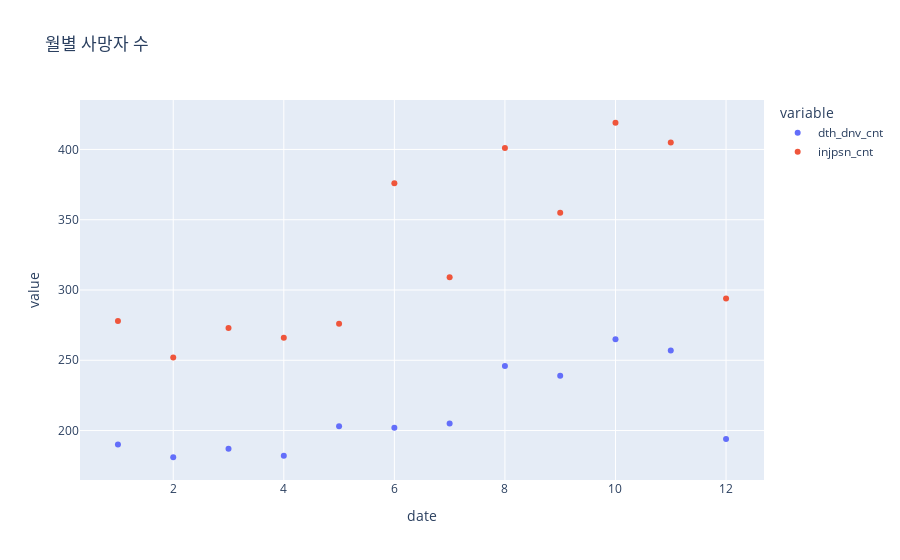

The code cell stored with this chart in its notebook:
### Code cell
fig = px.scatter(df_1.reset_index(), x="date", y=["dth_dnv_cnt", "injpsn_cnt"], title="월별 사망자 수")
fig.show()

### Figure 1 — Plotly figure (JSON) as saved in the notebook; plotly's stock layout.template omitted (floating-point values rounded to 4 significant figures)
{"data": [{"hovertemplate": "variable=dth_dnv_cnt<br>date=%{x}<br>value=%{y}<extra></extra>", "legendgroup": "dth_dnv_cnt", "marker": {"color": "#636efa", "symbol": "circle"}, "mode": "markers", "name": "dth_dnv_cnt", "orientation": "v", "showlegend": true, "type": "scatter", "x": [1, 2, 3, 4, 5, 6, 7, 8, 9, 10, 11, 12], "xaxis": "x", "y": [190, 181, 187, 182, 203, 202, 205, 246, 239, 265, 257, 194], "yaxis": "y"}, {"hovertemplate": "variable=injpsn_cnt<br>date=%{x}<br>value=%{y}<extra></extra>", "legendgroup": "injpsn_cnt", "marker": {"color": "#EF553B", "symbol": "circle"}, "mode": "markers", "name": "injpsn_cnt", "orientation": "v", "showlegend": true, "type": "scatter", "x": [1, 2, 3, 4, 5, 6, 7, 8, 9, 10, 11, 12], "xaxis": "x", "y": [278, 252, 273, 266, 276, 376, 309, 401, 355, 419, 405, 294], "yaxis": "y"}], "layout": {"legend": {"title": {"text": "variable"}, "tracegroupgap": 0}, "title": {"text": "월별 사망자 수"}, "xaxis": {"anchor": "y", "domain": [0, 1], "title": {"text": "date"}}, "yaxis": {"anchor": "x", "domain": [0, 1], "title": {"text": "value"}}}}
